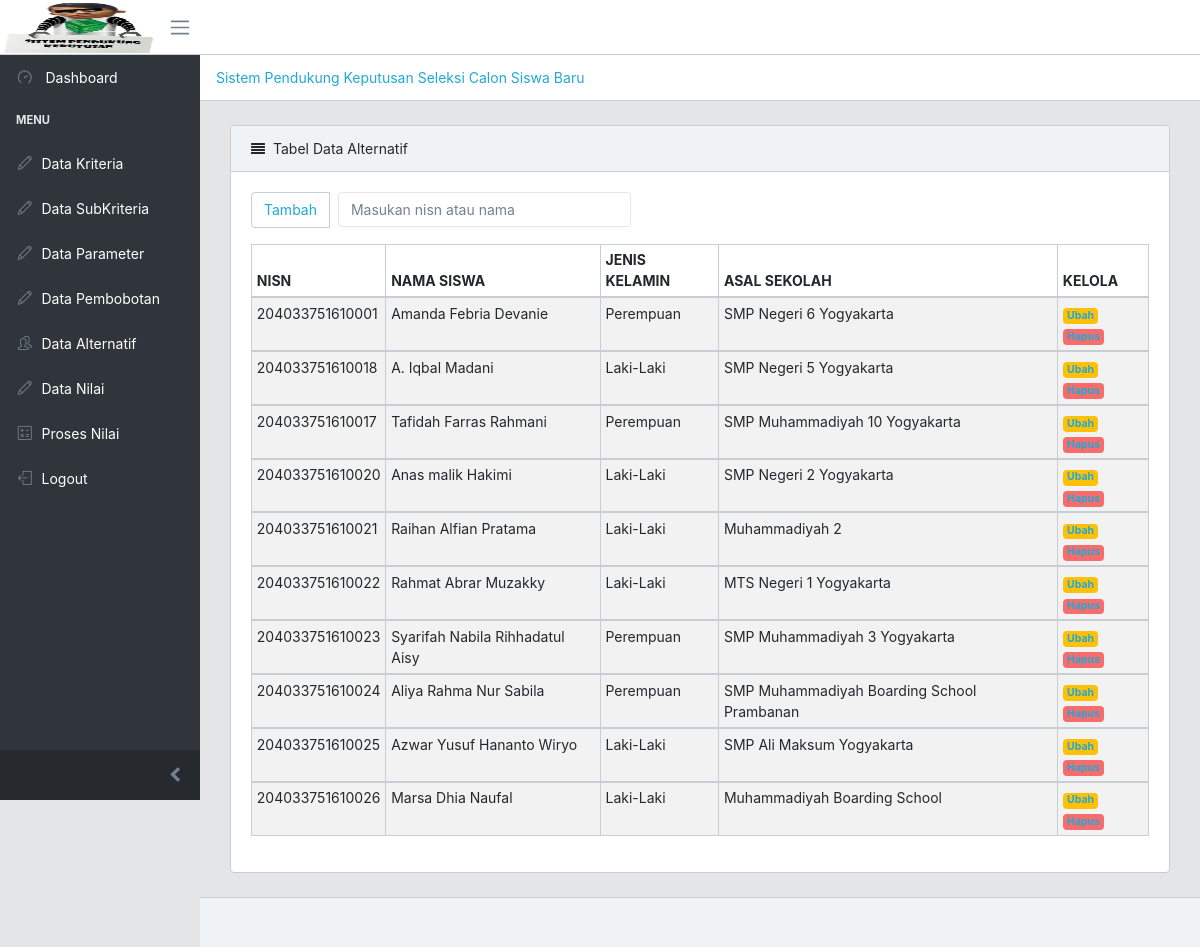
Page /index.php/data_alternatif1 on the committed database.
### tables this page shows
CREATE TABLE `alternatif` (
  `id_alternatif` int(11) NOT NULL,
  `nisn` varchar(100) NOT NULL,
  `nama_siswa` varchar(200) NOT NULL,
  `jenis_kelamin` varchar(20) NOT NULL,
  `asal_sekolah` varchar(100) NOT NULL
);

### application/views/module_gap/view_data_alternatif.php (called while the page is built)
<?php
include "template/header.php";
include "alternatif/listalternatif.php";
include "template/footer.php";
?>

### application/controllers/Data_alternatif1.php (called while the page is built, shortened)
<?php
class Data_alternatif1 extends CI_Controller{
private $model = NULL;
		public function __construct(){
		$this->load->library('pagination');
		$this->load->model('gap_model/Alternatif_model');
		$this->model = $this->Alternatif_model;
	}
	public function index(){
		$this->select();
	}
	public function select(){
	if(isset($_POST['kunci'])){
	$kunci = $_POST['kunci'];
	 $data['data'] = $this->model->searching($kunci);
        $this->load->view('module_gap/view_data_alternatif', ['data'=>$data]);
	} else {
	  	$config['base_url'] = site_url('data_alternatif1/index');
        $config['total_rows'] = $this->db->count_all('alternatif');
        $config['per_page'] = 10;
        $config["uri_segment"] = 3;
        $choice = $config["total_rows"] / $config["per_page"];
        $config["num_links"] = floor($choice);
      $config['first_link']       = 'First';
        $config['last_link']        = 'Last';
        $config['next_link']        = 'Next';
        $config['prev_link']        = 'Prev';
        $config['full_tag_open']    = '<div class="pagging text-center"><nav><ul class="pagination justify-content-center">';
        $config['full_tag_close']   = '</ul></nav></div>';
        $config['num_tag_open']     = '<li class="page-item"><span class="page-link">';
        $config['num_tag_close']    = '</span></li>';
        $config['cur_tag_open']     = '<li class="page-item active"><span class="page-link">';
        $config['cur_tag_close']    = '<span class="sr-only">(current)</span></span></li>';
        $config['next_tag_open']    = '<li class="page-item"><span class="page-link">';
        $config['next_tagl_close']  = '<span aria-hidden="true">&raquo;</span></span></li>';
        $config['prev_tag_open']    = '<li class="page-item"><span class="page-link">';
        $config['prev_tagl_close']  = '</span>Next</li>';
        $config['first_tag_open']   = '<li class="page-item"><span class="page-link">';
        $config['first_tagl_close'] = '</span></li>';
        $config['last_tag_open']    = '<li class="page-item"><span class="page-link">';
        $config['last_tagl_close']  = '</span></li>';
        $this->pagination->initialize($config);
        $data['page'] = ($this->uri->segment(3)) ? $this->uri->segment(3) : 0;
        $data['data'] = $this->model->select($config["per_page"], $data['page']);
        $data['pagination'] = $this->pagination->create_links();
        $this->load->view('module_gap/view_data_alternatif', ['data'=>$data]);
    }
	}
}

### index.php (called while the page is built, shortened)
<?php
require_once BASEPATH.'core/CodeIgniter.php';

### application/config/config.php (called while the page is built, shortened)
<?php
$config['base_url'] = 'http://localhost/SPK_SeleksiSiswa_GAP';
$config['base_url1'] = 'http://localhost/SPK_SeleksiSiswa_GAP';
$config['index_page'] = '';
$config['uri_protocol']	= 'REQUEST_URI';
$config['url_suffix'] = '';
$config['language']	= 'english';
$config['charset'] = 'UTF-8';
$config['enable_hooks'] = FALSE;
$config['subclass_prefix'] = 'MY_';
$config['composer_autoload'] = FALSE;
$config['permitted_uri_chars'] = 'a-z 0-9~%.:_\-';
$config['enable_query_strings'] = FALSE;
$config['controller_trigger'] = 'c';
$config['function_trigger'] = 'm';
$config['directory_trigger'] = 'd';
$config['allow_get_array'] = TRUE;
$config['log_threshold'] = 0;
$config['log_path'] = '';
$config['log_file_extension'] = '';
$config['log_file_permissions'] = 0644;
$config['log_date_format'] = 'Y-m-d H:i:s';
$config['error_views_path'] = '';
$config['cache_path'] = '';
$config['cache_query_string'] = FALSE;
$config['encryption_key'] = '';
$config['sess_driver'] = 'files';
$config['sess_cookie_name'] = 'ci_session';
$config['sess_expiration'] = 7200;
$config['sess_save_path'] = NULL;
$config['sess_match_ip'] = FALSE;
$config['sess_time_to_update'] = 300;
$config['sess_regenerate_destroy'] = FALSE;
$config['cookie_prefix']	= '';
$config['cookie_domain']	= '';
$config['cookie_path']		= '/';
$config['cookie_secure']	= FALSE;
$config['cookie_httponly'] 	= FALSE;
$config['standardize_newlines'] = FALSE;
$config['global_xss_filtering'] = FALSE;
$config['csrf_protection'] = FALSE;
$config['csrf_token_name'] = 'csrf_test_name';
$config['csrf_cookie_name'] = 'csrf_cookie_name';
$config['csrf_expire'] = 7200;
$config['csrf_regenerate'] = TRUE;
$config['csrf_exclude_uris'] = array();
$config['compress_output'] = FALSE;
$config['time_reference'] = 'local';
$config['rewrite_short_tags'] = FALSE;
$config['proxy_ips'] = '';

### application/views/module_gap/alternatif/listalternatif.php (the view, shortened to what this page needs)
<!DOCTYPE html>
<html>
<head>
</head>
<body>
  <div class="container-fluid">
          <div class="animated fadeIn">
            <div class="row">
              <div class="col-lg-12">
                <div class="card">
                  <div class="card-header">
                    <i class="fa fa-align-justify"></i>Tabel Data Alternatif</div>
                  <div class="card-body">
                    <nav>
                      <form method="post">
                      <ul class="pagination">
                        <li class="page-item">
                          <a class="page-link" href="<?php echo base_url('index.php/data_alternatif1/create'); ?>">Tambah</a>
                        </li>&nbsp;&nbsp;
                    <li class="page-item">
          <input class="form-control" type="text" placeholder="Masukan nisn atau nama" name="kunci">
                        </li>
                      </ul>
                    </nav>
                    <table class="table table-responsive-sm table-bordered table-striped table-sm">
                      <thead>
                        <tr>
                          <th>NISN</th>
                          <th>NAMA SISWA</th>
                          <th>JENIS KELAMIN</th>
                          <th>ASAL SEKOLAH</th>
                          <th>KELOLA</th>
                        </tr>
                      </thead>
   <?php
   $no=1;
  foreach ($data['data']->result() as $row){
    ?>
                      <tbody>
                          <tr>
                          <td><?php echo $row->nisn; ?></td>
                          <td><?php echo $row->nama_siswa; ?></td>
                          <td><?php echo $row->jenis_kelamin; ?></td>
                          <td><?php echo $row->asal_sekolah; ?></td>
                          <td>
                            <span class="badge badge-warning"><a href="<?php echo base_url('index.php/data_alternatif1/update?id_alternatif='.$row->id_alternatif); ?>">Ubah</a></span>
                            <span class="badge badge-danger"><a href="<?php echo base_url('index.php/data_alternatif1/delete?id_alternatif='.$row->id_alternatif); ?>" onclick="return confirm('Apakah Anda Yakin Ingin Hapus Data Ini ?')">Hapus</a></span>
                          </td>
                        </tr>
                      </tbody>
     <?php
      $no++;} ?>
                    </table>
                  </div>
                </div>
              </div>
            </div>
          </div>
        </div>
</body>
</html>

### application/views/module_gap/template/header.php (shortened to what this page needs)
<!DOCTYPE html>
<html lang="en">
<head>
    <link href="<?php echo base_url('assets/vendors/@coreui/icons/css/coreui-icons.min.css') ?>" rel="stylesheet" type="text/css">
    <link href="<?php echo base_url('assets/vendors/flag-icon-css/css/flag-icon.min.css') ?>" rel="stylesheet" type="text/css">
    <link href="<?php echo base_url('assets/vendors/font-awesome/css/font-awesome.min.css') ?>" rel="stylesheet" type="text/css">
    <link href="<?php echo base_url('assets/vendors/simple-line-icons/css/simple-line-icons.css') ?>" rel="stylesheet" type="text/css">
    <link href="<?php echo base_url('assets/css/style.css" rel="stylesheet" type="text/css') ?>">
    <link href="<?php echo base_url('assets/vendors/pace-progress/css/pace.min.css') ?>" rel="stylesheet" type="text/css">
</head>
<body class="app header-fixed sidebar-fixed aside-menu-fixed sidebar-lg-show">
    <header class="app-header navbar">
      <a class="navbar-brand" href="#">
       <img class="navbar-brand-full" src="<?php echo base_url('assets/images/spk.png') ?>" width="150" height="50" alt="CoreUI Logo">
      </a>
      <button class="navbar-toggler sidebar-toggler d-md-down-none" type="button" data-toggle="sidebar-lg-show">
        <span class="navbar-toggler-icon"></span>
      </button>
    </header>
    <div class="app-body">
      <div class="sidebar">
        <nav class="sidebar-nav">
          <ul class="nav">
            <li class="nav-item">
              <a class="nav-link" href="<?php echo base_url('index.php/gap_controller/profile_admin/index') ?>">
                <i class="nav-icon icon-speedometer"></i> Dashboard
              </a>
            </li>
             <li class="nav-title">Menu</li>
                 <li class="nav-item">
                  <a class="nav-link" href="<?php echo base_url('index.php/gap_controller/data_kriteria/index') ?>">
                    <i class="nav-icon icon-pencil"></i>Data Kriteria</a>
                </li>
                 <li class="nav-item">
                  <a class="nav-link" href="<?php echo base_url('index.php/gap_controller/data_subkriteria/index') ?>">
                    <i class="nav-icon icon-pencil"></i>Data SubKriteria</a>
                </li>
                 <li class="nav-item">
                <a class="nav-link" href="<?php echo base_url('index.php/gap_controller/data_parameter/index') ?>">
                <i class="nav-icon icon-pencil"></i>Data Parameter</a>
                </li>
                <li class="nav-item">
                <a class="nav-link" href="<?php echo base_url('index.php/gap_controller/data_bobot/index') ?>">
                <i class="nav-icon icon-pencil"></i>Data Pembobotan</a>
                </li>
                 <li class="nav-item">
                  <a class="nav-link" href="<?php echo base_url('index.php/data_alternatif1/index') ?>">
                    <i class="nav-icon icon-people"></i>Data Alternatif</a>
                </li>
                 <li class="nav-item">
                  <a class="nav-link" href="<?php echo base_url('index.php/data_nilai1/index') ?>">
                    <i class="nav-icon icon-pencil"></i>Data Nilai</a>
                </li>
                <li class="nav-item">
                  <a class="nav-link" href="<?php echo base_url('index.php/gap_controller/profile_admin/validasi_proses?validasi') ?>">
                    <i class="nav-icon icon-calculator"></i>Proses Nilai</a>
                </li>
               <li class="nav-item">
              <a class="nav-link" href="<?php echo base_url('index.php/gap_controller/login/logout') ?>">
                <i class="nav-icon icon-logout"></i>Logout
              </a>
            </li>
        </nav>
        <button class="sidebar-minimizer brand-minimizer" type="button"></button>
      </div>
      <main class="main">
   <ol class="breadcrumb">
   <li class="breadcrumb-item" align="center"><a href="#" >Sistem Pendukung Keputusan Seleksi Calon Siswa Baru</a></li>
        </ol>
</body>
</html>

### application/views/module_gap/template/footer.php (shortened to what this page needs)
<!DOCTYPE html>
<html>
<head>
</head>
<body>
    <footer class="app-footer">
    </footer>
</body>
</html>

### rows in the picture
alternatif: nisn "204033751610001", nama_siswa "Amanda Febria Devanie", jenis_kelamin "Perempuan", asal_sekolah "SMP Negeri 6 Yogyakarta"
alternatif: nisn "204033751610018", nama_siswa "A. Iqbal Madani", jenis_kelamin "Laki-Laki", asal_sekolah "SMP Negeri 5 Yogyakarta"
alternatif: nisn "204033751610017", nama_siswa "Tafidah Farras Rahmani", jenis_kelamin "Perempuan", asal_sekolah "SMP Muhammadiyah 10 Yogyakarta"
alternatif: nisn "204033751610020", nama_siswa "Anas malik Hakimi", jenis_kelamin "Laki-Laki", asal_sekolah "SMP Negeri 2 Yogyakarta"
alternatif: nisn "204033751610021", nama_siswa "Raihan Alfian Pratama", jenis_kelamin "Laki-Laki", asal_sekolah "Muhammadiyah 2"
alternatif: nisn "204033751610022", nama_siswa "Rahmat Abrar Muzakky", jenis_kelamin "Laki-Laki", asal_sekolah "MTS Negeri 1 Yogyakarta"
alternatif: nisn "204033751610023", nama_siswa "Syarifah Nabila Rihhadatul Aisy", jenis_kelamin "Perempuan", asal_sekolah "SMP Muhammadiyah 3 Yogyakarta"
alternatif: nisn "204033751610024", nama_siswa "Aliya Rahma Nur Sabila", jenis_kelamin "Perempuan", asal_sekolah "SMP Muhammadiyah Boarding School Prambanan"
alternatif: nisn "204033751610025", nama_siswa "Azwar Yusuf Hananto Wiryo", jenis_kelamin "Laki-Laki", asal_sekolah "SMP Ali Maksum Yogyakarta"
alternatif: nisn "204033751610026", nama_siswa "Marsa Dhia Naufal", jenis_kelamin "Laki-Laki", asal_sekolah "Muhammadiyah Boarding School"
